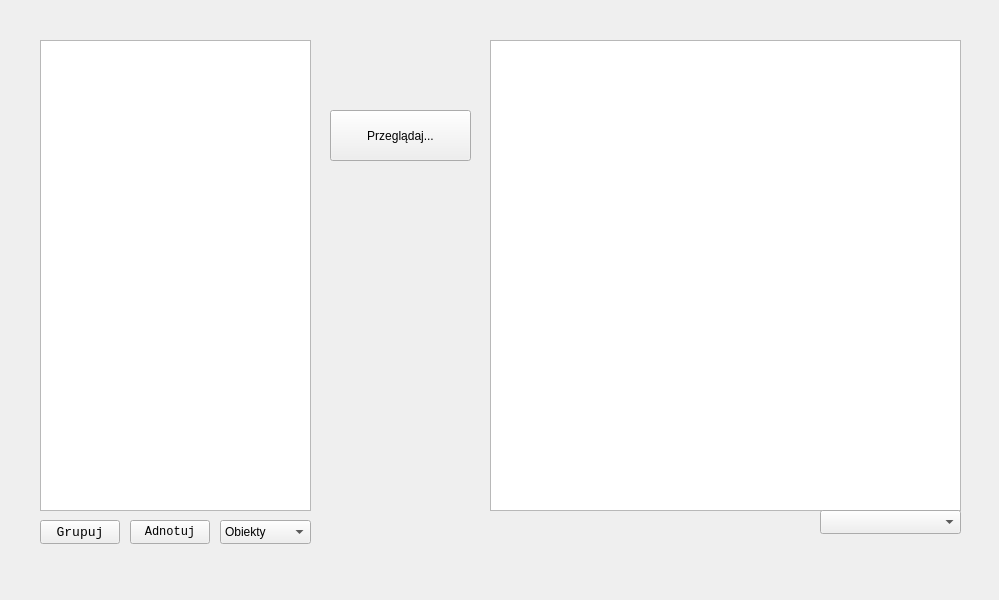
<?xml version="1.0" encoding="UTF-8"?>
<ui version="4.0">
 <class>Widget</class>
 <widget class="QWidget" name="Widget">
  <property name="geometry">
   <rect>
    <x>0</x>
    <y>0</y>
    <width>999</width>
    <height>600</height>
   </rect>
  </property>
  <property name="windowTitle">
   <string>Widget</string>
  </property>
  <widget class="QListView" name="listView">
   <property name="geometry">
    <rect>
     <x>40</x>
     <y>40</y>
     <width>271</width>
     <height>471</height>
    </rect>
   </property>
  </widget>
  <widget class="QGraphicsView" name="graphicsView">
   <property name="geometry">
    <rect>
     <x>490</x>
     <y>40</y>
     <width>471</width>
     <height>471</height>
    </rect>
   </property>
  </widget>
  <widget class="QPushButton" name="adnoteButton">
   <property name="geometry">
    <rect>
     <x>130</x>
     <y>520</y>
     <width>80</width>
     <height>24</height>
    </rect>
   </property>
   <property name="font">
    <font>
     <family>Consolas</family>
    </font>
   </property>
   <property name="text">
    <string>Adnotuj</string>
   </property>
  </widget>
  <widget class="QPushButton" name="groupButton">
   <property name="geometry">
    <rect>
     <x>40</x>
     <y>520</y>
     <width>80</width>
     <height>24</height>
    </rect>
   </property>
   <property name="font">
    <font>
     <family>Consolas</family>
     <pointsize>10</pointsize>
    </font>
   </property>
   <property name="text">
    <string>Grupuj</string>
   </property>
   <property name="autoExclusive">
    <bool>false</bool>
   </property>
  </widget>
  <widget class="QComboBox" name="comboBox">
   <property name="geometry">
    <rect>
     <x>220</x>
     <y>520</y>
     <width>91</width>
     <height>24</height>
    </rect>
   </property>
   <property name="editable">
    <bool>false</bool>
   </property>
   <property name="currentText">
    <string>Obiekty</string>
   </property>
   <item>
    <property name="text">
     <string>Obiekty</string>
    </property>
   </item>
   <item>
    <property name="text">
     <string>Kolory</string>
    </property>
   </item>
  </widget>
  <widget class="QComboBox" name="comboBox_2">
   <property name="geometry">
    <rect>
     <x>820</x>
     <y>510</y>
     <width>141</width>
     <height>24</height>
    </rect>
   </property>
  </widget>
  <widget class="QPushButton" name="browseButton">
   <property name="geometry">
    <rect>
     <x>330</x>
     <y>110</y>
     <width>141</width>
     <height>51</height>
    </rect>
   </property>
   <property name="text">
    <string>Przeglądaj...</string>
   </property>
  </widget>
 </widget>
 <resources/>
 <connections/>
</ui>
